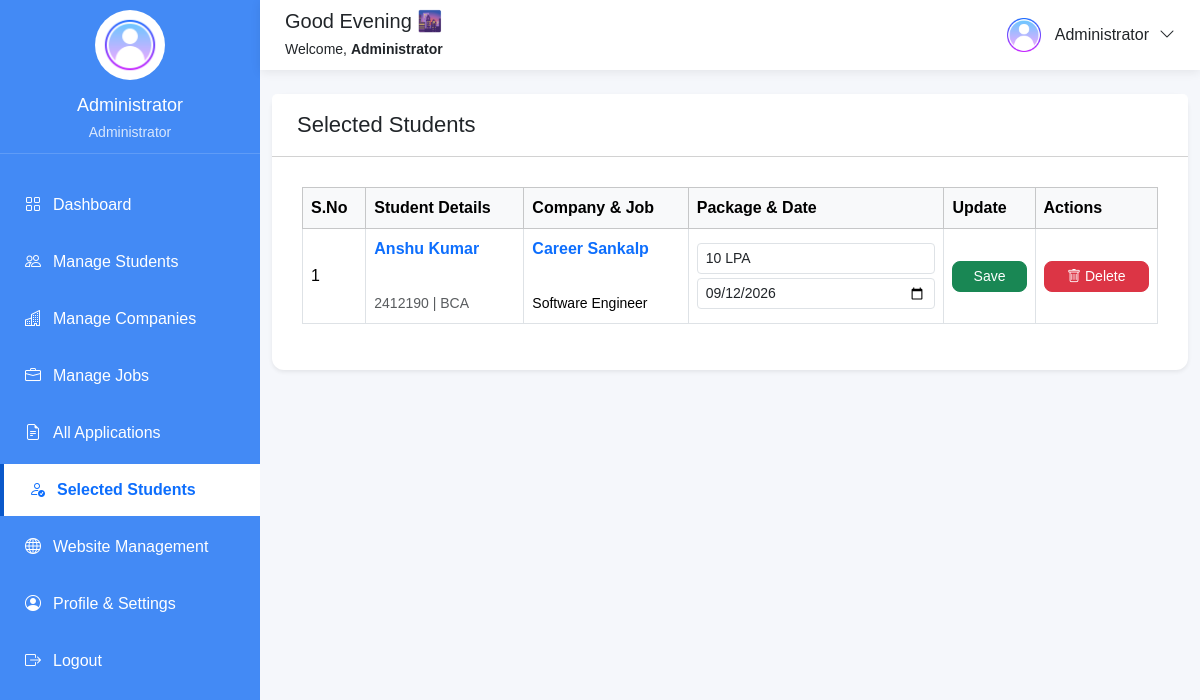
/admin/selected_students.php (signed in), run on the app's committed database.
### tables this page shows
CREATE TABLE `selected_students` (
  `id` int(11) NOT NULL,
  `student_id` int(11) NOT NULL,
  `company_id` int(11) NOT NULL,
  `job_id` int(11) NOT NULL,
  `package` varchar(50) DEFAULT NULL,
  `selection_date` date DEFAULT NULL
);

CREATE TABLE `students` (
  `id` int(11) NOT NULL,
  `registration_id` varchar(20) DEFAULT NULL,
  `roll_no` varchar(30) NOT NULL,
  `name` varchar(100) NOT NULL,
  `email` varchar(100) NOT NULL,
  `phone` varchar(15) DEFAULT NULL,
  `gender` enum('Male','Female','Other') DEFAULT NULL,
  `dob` date DEFAULT NULL,
  `course` varchar(50) DEFAULT NULL,
  `semester` varchar(20) DEFAULT NULL,
  `cgpa` decimal(3,2) DEFAULT NULL,
  `skills` text DEFAULT NULL,
  `resume` varchar(255) DEFAULT NULL,
  `profile_photo` varchar(255) DEFAULT NULL,
  `password` varchar(255) NOT NULL,
  `profile_completed` tinyint(1) DEFAULT 0,
  `created_at` timestamp NOT NULL DEFAULT current_timestamp()
);

CREATE TABLE `companies` (
  `id` int(11) NOT NULL,
  `company_code` varchar(20) DEFAULT NULL,
  `company_name` varchar(150) NOT NULL,
  `hr_name` varchar(100) DEFAULT NULL,
  `email` varchar(100) DEFAULT NULL,
  `phone` varchar(15) DEFAULT NULL,
  `address` text DEFAULT NULL,
  `website` varchar(255) DEFAULT NULL,
  `logo` varchar(255) DEFAULT NULL,
  `password` varchar(255) NOT NULL,
  `status` enum('Pending','Approved','Rejected') DEFAULT 'Pending',
  `created_at` timestamp NOT NULL DEFAULT current_timestamp()
);

CREATE TABLE `jobs` (
  `id` int(11) NOT NULL,
  `company_id` int(11) NOT NULL,
  `title` varchar(150) NOT NULL,
  `location` varchar(100) DEFAULT NULL,
  `package` varchar(50) DEFAULT NULL,
  `vacancies` int(11) DEFAULT NULL,
  `eligibility` text DEFAULT NULL,
  `description` text DEFAULT NULL,
  `last_date` date DEFAULT NULL,
  `status` enum('Open','Closed') DEFAULT 'Open',
  `created_at` timestamp NOT NULL DEFAULT current_timestamp()
);

### admin/selected_students.php (the view, shortened to what this page needs)
<?php
include 'includes/admin-header.php';
include 'includes/admin-sidebar.php';
?>
<div class="main-content">
    <?php include 'includes/admin-topbar.php'; ?>
    <div class="container-fluid py-4">
        <div class="card shadow-sm border-0">
            <div class="card-header bg-white">
                <h4 class="mb-0">Selected Students</h4>
            </div>
            <div class="card-body">
                <div class="table-responsive">
                    <table class="table table-bordered table-hover align-middle">
                        <thead class="table-light">
                            <tr>
                                <th>S.No</th>
                                <th>Student Details</th>
                                <th>Company & Job</th>
                                <th>Package & Date</th>
                                <th>Update</th>
                                <th>Actions</th>
                            </tr>
                        </thead>
                        <tbody>
                            <?php
                            $i = 1;
                            $query = mysqli_query($conn, "
                                SELECT
                                    selected_students.*,
                                    students.name AS student_name,
                                    students.roll_no,
                                    students.course,
                                    companies.company_name,
                                    jobs.title AS job_title
                                FROM selected_students
                                INNER JOIN students ON selected_students.student_id = students.id
                                INNER JOIN companies ON selected_students.company_id = companies.id
                                INNER JOIN jobs ON selected_students.job_id = jobs.id
                                ORDER BY selected_students.selection_date DESC
                            ");
                            if (mysqli_num_rows($query) > 0) {
                                while ($row = mysqli_fetch_assoc($query)) {
                            ?>
                                    <tr>
                                        <td><?php echo $i++; ?></td>
                                        <td>
                                            <a href="view-student.php?id=<?php echo $row['student_id']; ?>" class="text-decoration-none">
                                                <strong><?php echo htmlspecialchars($row['student_name']); ?></strong>
                                            </a><br>
                                            <small class="text-muted"><?php echo htmlspecialchars($row['roll_no']); ?> | <?php echo htmlspecialchars($row['course']); ?></small>
                                        </td>
                                        <td>
                                            <a href="view-company.php?id=<?php echo $row['company_id']; ?>" class="text-decoration-none text-dark">
                                                <strong><?php echo htmlspecialchars($row['company_name']); ?></strong>
                                            </a><br>
                                            <small><?php echo htmlspecialchars($row['job_title']); ?></small>
                                        </td>
                                        <form method="POST">
                                            <td>
                                                <input type="text" name="package" class="form-control form-control-sm mb-1" value="<?php echo htmlspecialchars($row['package']); ?>" placeholder="Package" required>
                                                <input type="date" name="selection_date" class="form-control form-control-sm" value="<?php echo htmlspecialchars($row['selection_date']); ?>" required>
                                            </td>
                                            <td>
                                                <button type="submit" name="update_record" class="btn btn-sm btn-success w-100">Save</button>
                                            </td>
                                        </form>
                                        <td>
                                            <a href="?delete=<?php echo $row['id']; ?>" class="btn btn-sm btn-danger w-100" onclick="return confirm('Are you sure you want to remove this record?');">
                                                <i class="bi bi-trash"></i> Delete
                                            </a>
                                        </td>
                                    </tr>
                            <?php
                                }
                            } else {
                                echo '<tr><td colspan="6" class="text-center">No selected students found.</td></tr>';
                            }
                            ?>
                        </tbody>
                    </table>
                </div>
            </div>
        </div>
    </div>
</div>
<?php include 'includes/admin-footer.php'; ?>

### admin/includes/admin-sidebar.php (shortened to what this page needs)
<div class="sidebar d-none d-lg-block">
    <div class="sidebar-profile">
        <?php if (!empty($admin['profile_image']) && file_exists('../uploads/' . $admin['profile_image'])) { ?>
            <img src="../uploads/<?php echo $admin['profile_image']; ?>" alt="Admin" style="object-fit: cover;">
        <?php } else { ?>
            <img src="../assets/images/default-user.png" alt="Admin" style="object-fit: cover;">
        <?php } ?>
        <h5><?php echo htmlspecialchars($admin['name']); ?></h5>
        <p>Administrator</p>
    </div>
    <?php include 'admin-menu.php'; ?>
</div>
        <?php include 'admin-menu.php'; ?>

### admin/includes/admin-topbar.php (shortened to what this page needs)
<div class="topbar">
    <div class="d-flex align-items-center">
        <div>
            <h5 class="mb-1">
                <?php
                $hour = date("H");
                if ($hour >= 5 && $hour < 12) {
                    echo "Good Morning 👋";
                } elseif ($hour >= 12 && $hour < 17) {
                    echo "Good Afternoon ☀️";
                } else {
                    echo "Good Evening 🌆";
                }
                ?>
            </h5>
            <small>
                Welcome, <strong><?php echo htmlspecialchars($admin['name']); ?></strong>
            </small>
        </div>
    </div>
    <div class="dropdown">
        <a href="#" class="profile-dropdown dropdown-toggle" role="button" id="adminProfileDropdown" data-bs-toggle="dropdown" aria-expanded="false">
            <?php if (!empty($admin['profile_image']) && file_exists('../uploads/' . $admin['profile_image'])) { ?>
                <img src="../uploads/<?php echo $admin['profile_image']; ?>" style="object-fit: cover;">
            <?php } else { ?>
                <img src="../assets/images/default-user.png" style="object-fit: cover;">
            <?php } ?>
            <span><?php echo htmlspecialchars($admin['name']); ?></span>
            <i class="bi bi-chevron-down"></i>
        </a>
    </div>
</div>

### assets/css/dashboard.css (style rules this page uses)
* { margin: 0; padding: 0; box-sizing: border-box; }
body { background: #f5f7fb; font-family: Arial, Helvetica, sans-serif; }
.main-content { margin-left: 260px; }
.card { border-radius: 12px; }
.card h4 { font-size: 22px; }
.card-header { padding: 18px 25px; }
.card-body { padding: 30px; }
.btn { border-radius: 8px; }
.sidebar { position: fixed; top: 0; left: 0; width: 260px; height: 100vh; background: #438af5; overflow-y: auto; }
.sidebar-profile { text-align: center; padding: 10px 5px; border-bottom: 1px solid rgba(255, 255, 255, .15); }
.sidebar-profile img { width: 70px; height: 70px; border-radius: 50%; object-fit: cover; border: 4px solid rgba(255, 255, 255, .30); margin-bottom: 15px; background: #fff; }
.sidebar-profile h5 { color: #fff; margin-bottom: 5px; font-size: 18px; }
.sidebar-profile p { color: rgba(255, 255, 255, .80); margin: 0; font-size: 14px; }
.topbar { position: sticky; top: 0; z-index: 999; height: 70px; background: #fff; display: flex; justify-content: space-between; align-items: center; padding: 0 25px; box-shadow: 0 2px 10px rgba(0, 0, 0, .08); }
.topbar>div:first-child { display: flex; align-items: center; }
.topbar>div:last-child { margin-left: auto; }
.profile-dropdown { display: flex; align-items: center; gap: 10px; text-decoration: none; color: #212529; cursor: pointer; }
.profile-dropdown::after { display: none !important; }
.profile-dropdown img { width: 42px; height: 42px; border-radius: 50%; object-fit: cover; }
.card h4 { font-size: 22px; margin-bottom: 20px; }
.card .btn { margin-right: 10px; }
.card-body strong { display: block; margin-bottom: 6px; color: #0d6efd; }
.table th { white-space: nowrap; font-weight: 600; }
.table td { vertical-align: middle; }

### data on the page
selected_students: student.name "Anshu Kumar", student.roll_no "2412190", student.course "BCA", company.company_name "Career Sankalp", job.title "Software Engineer", package "10 LPA", selection_date "09/12/2026"

### other printed values
$admin['name'] "Administrator"
